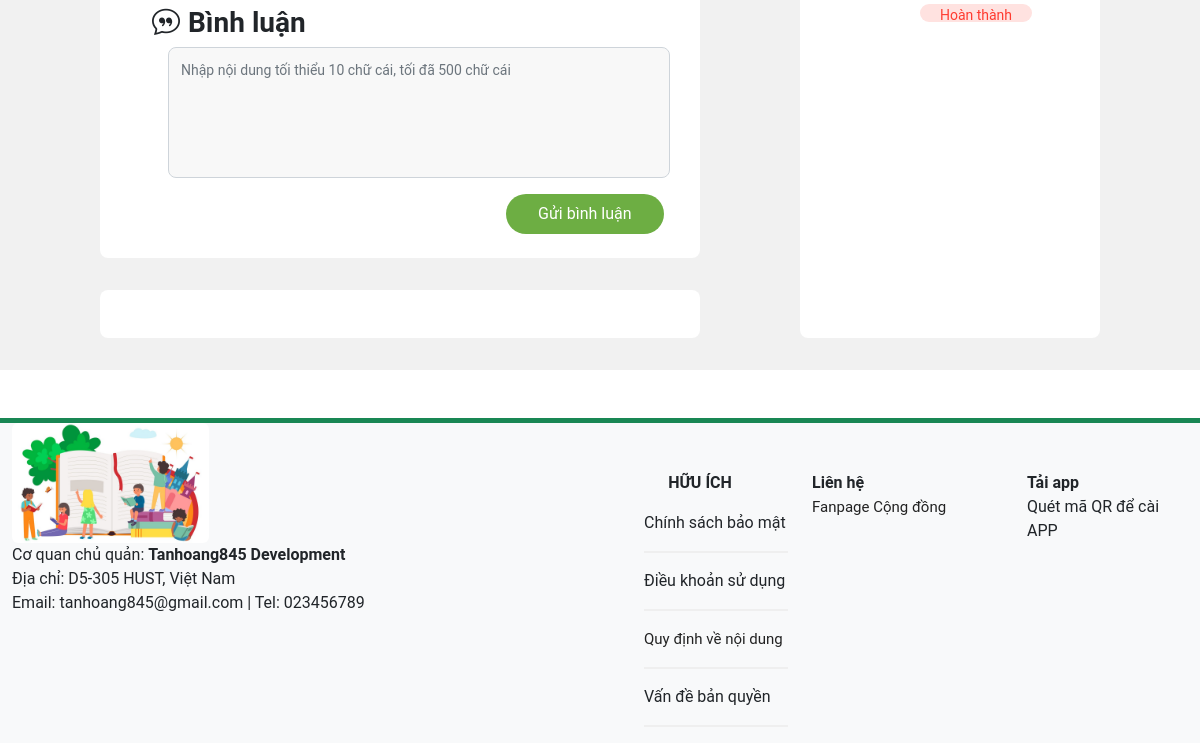
/view/detail/index.php?id=2 (lower part), run on an earlier commit of the app's database.
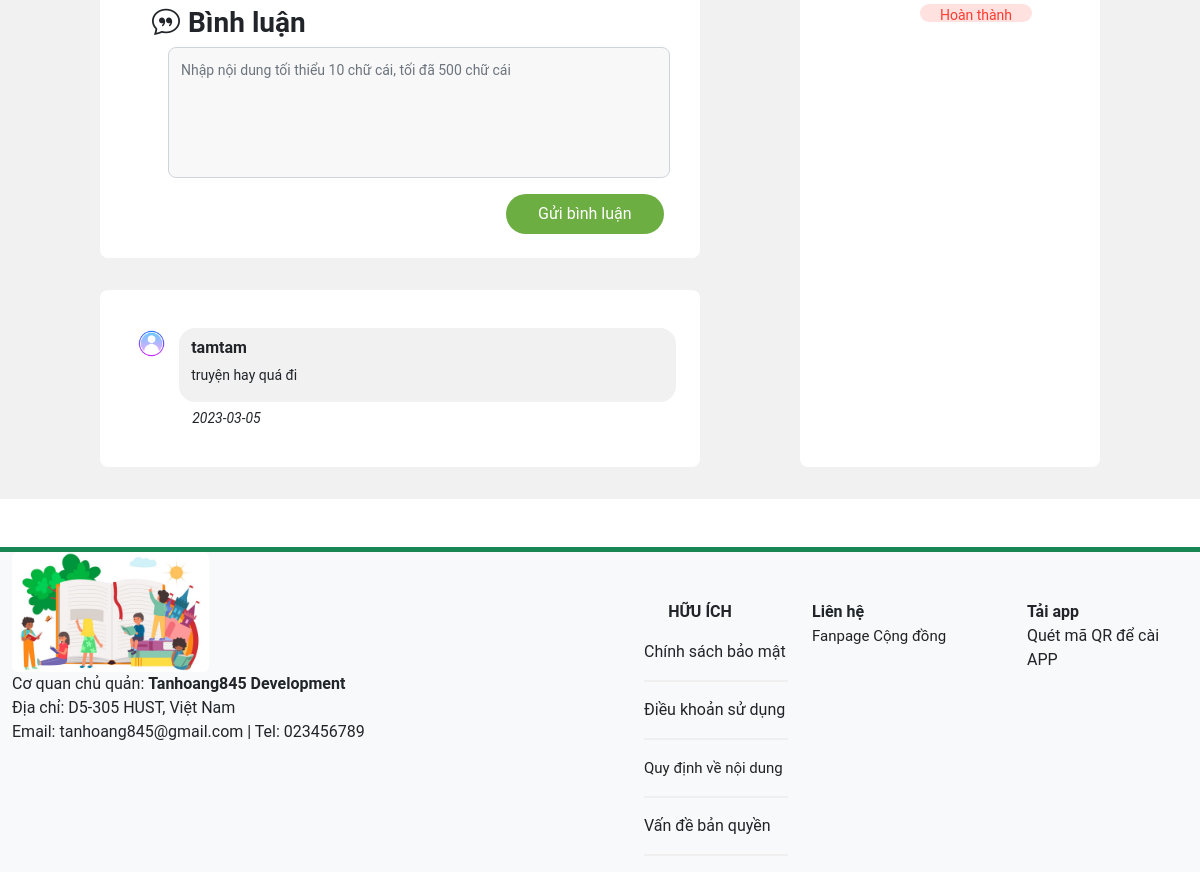
And on a later commit of the database.
### tables this page shows
CREATE TABLE `sach` (
  `ID` int(11) NOT NULL,
  `TenSach` varchar(50) DEFAULT NULL,
  `TrangThai` varchar(50) DEFAULT NULL,
  `TacGia` varchar(50) DEFAULT NULL,
  `NgayHoanThanh` date DEFAULT NULL,
  `NgaySangTac` date DEFAULT current_timestamp(),
  `SoChuong` int(11) DEFAULT NULL,
  `URLBiaSach` varchar(255) DEFAULT NULL,
  `GiaSach` int(11) DEFAULT NULL,
  `TheLoai` varchar(50) DEFAULT NULL,
  `MoTa` text NOT NULL
);

CREATE TABLE `binhluan` (
  `ID` int(11) NOT NULL,
  `NoiDung` text NOT NULL,
  `Ngay` date DEFAULT current_timestamp(),
  `SachID` int(11) NOT NULL,
  `ChuongID` int(11) DEFAULT NULL,
  `NguoiDungID` int(11) NOT NULL
);

CREATE TABLE `nguoidung` (
  `ID` int(11) NOT NULL,
  `TenDN` varchar(50) NOT NULL,
  `MatKhau` varchar(50) NOT NULL,
  `Email` varchar(50) NOT NULL,
  `SoDienThoai` varchar(50) DEFAULT NULL,
  `DiemTichLuy` int(11) DEFAULT NULL,
  `URL` varchar(255) DEFAULT NULL,
  `VaiTro` varchar(50) DEFAULT NULL
);

### config/config.php (called while the page is built, shortened)
<?php
class Database
{
    private $connect;
    private static $database;
    private function __construct()
    {
        $this->connect = mysqli_connect("localhost", "root", "", "bookweb");
    }
    public static function getInstance(): Database
    {
        if (!isset(self::$database)) self::$database =  new Database();
        return self::$database;
    }
    public function query(string $sql): array
    {
        try {
            $records = [];
            $result = mysqli_query($this->connect, $sql);
            while ($record = mysqli_fetch_array($result)) {
                array_push($records, $record);
            }
            return $records;
        } catch (\Throwable $th) {
            throw new Exception("Could not query");
        }
    }
}

### model/sach/Sach.php (called while the page is built, shortened)
<?php
require_once(__DIR__ . "\..\..\config\config.php");
class Sach
{
    public function __construct($id, $ten, $trangThai, $tacGia, $ngayHoanThanh, $ngaySangTac, $soChuong, $URLbiaSach, $giaSach, $theLoai, $moTa)
    {
        $this->trangThai = $trangThai;
        $this->theLoai = $theLoai;
    }
    public static function findById(int $id): self
    {
        $record =  Database::getInstance()->query("SELECT * FROM sach WHERE ID = $id")[0];
        $soChuong = Database::getInstance()->query("SELECT count(*) FROM chuong WHERE SachID = $id")[0];
        return new Sach(
            $record['ID'],
            $record['TenSach'],
            $record['TrangThai'],
            $record['TacGia'],
            $record['NgayHoanThanh'],
            $record['NgaySangTac'],
            $soChuong[0],
            $record['URLBiaSach'],
            $record['GiaSach'],
            $record['TheLoai'],
            $record['MoTa']
        );
    }
    public static function getListBook(int $id): array
    {
        $sach = Sach::findById($id);
        $records = array();
        $rerusl = Database::getInstance()->query("SELECT * FROM sach WHERE TheLoai = '$sach->theLoai' limit 5");
        foreach ($rerusl as $record) {
            $sach = new Sach($record[0], $record[1], $record[2], $record[3], $record[4], $record[5], $record[6], $record[7], $record[8], $record[9], $record[10]);
            array_push($records, $sach);
        }
        return $records;
    }
}
class BinhLuan
{
    public function __construct($id, $noidung, $ngay, $idSach, $idChuong, $idNguoiDung)
    {
        $this->noidung = $noidung;
        $this->ngay = $ngay;
        $this->idNguoiDung = $idNguoiDung;
    }
    public static function getCmtBySach(int $sachId): array
    {
        $records = array();
        $result = Database::getInstance()->query("SELECT * FROM binhluan WHERE SachID = $sachId");
        foreach ($result as $record) {
            $cmt = new BinhLuan($record[0], $record[1], $record[2], $record[3], $record[4], $record[5]);
            array_push($records, $cmt);
        }
        return $records;
    }
}
class User
{
    public function __construct($id, $tenDN, $matKhau, $email, $SDT, $diem, $vaiTro, $URL)
    {
        $this->tenDN = $tenDN;
    }
    public static function getUserById(int $id): User
    {
        $records = Database::getInstance()->query("SELECT * FROM nguoidung WHERE ID = $id");
        if (!isset($records[0])) throw new Exception("Could not find Chapter");
        else
            $record = $records[0];
        return new User($record[0], $record[1], $record[2], $record[3], $record[4], $record[5], $record[6], $record[7]);
    }
}

### view/detail/book-recommend.php (the view, shortened to what this page needs)
<?php
$sachs = Sach::getListBook($_GET['id']);
?>
<div class="row list-book">
    <?php
    foreach ($sachs as $sach) {
        if ($sach->id == $_GET['id']) continue;
    ?>
        <div class="row item-recommend">
            <div class="col-xs-4 col-sm-4 col-md-4 col-lg-4">
            </div>
            <div class="col-xs-8 col-sm-8 col-md-8 col-lg-8">
                <div class="status <?php if ($sach->trangThai == 'Đang ra') echo "status-dangra";
                                    else echo "status-hoanthanh"; ?>">
                    <?php echo $sach->trangThai; ?>
                </div>
            </div>
        </div>
    <?php
    }
    ?>
</div>

### view/detail/index.php (shortened to what this page needs)
<?php
include("../../model/sach/Sach.php");
$sach = Sach::findById($_GET['id']);
?>
<!DOCTYPE html>
<html lang="en">
<head>
    <link rel="stylesheet" href="../../css/bootstrap.css">
    <link rel="stylesheet" href="https://cdn.jsdelivr.net/npm/bootstrap-icons@1.5.0/font/bootstrap-icons.css">
    <link rel="stylesheet" href="../../css/style.css">
    <link rel="stylesheet" href="../../css/index.css">
    <link rel="stylesheet" href="../../css/listbook.css">
</head>
<body>
    <section>
        <?php
        include("book-other-info.php");
        ?>
    </section>
    <?php
    include("../footer/footer.php");
    ?>
</body>
</html>

### view/detail/book-other-info.php (shortened to what this page needs)
<div class="row gap-6 other-info">
    <div class="col-xs-1 col-sm-1 col-md-1 col-lg-1"></div>
    <div class="col-xs-6 col-sm-6 col-md-6 col-lg-6 book-desc">
        <?php
        include("add-book-comment.php");
        include("view-book-comment.php");
        ?>
    </div>
    <div class="col-xs-1 col-sm-1 col-md-1 col-lg-1"></div>
    <div class="col-xs-3 col-sm-3 col-md-3 col-lg-3 book-recommend">
        <?php
        include("book-recommend.php");
        ?>
    </div>
    <div class="col-xs-1 col-sm-1 col-md-1 col-lg-1"></div>
</div>

### view/detail/add-book-comment.php
<div class="row add-book-comment">
    <h3 id="cmt"><i class="bi bi-chat-quote icon-title"></i>Bình luận</h3>
    <div class="input-comment">
        <form class="row" action="../../controller/addCmt.php?id=<?= $_GET['id'] ?><?php if (isset($_GET['chapId'])) echo "&chapId=" . $_GET['chapId']; ?>" method="post">
            <textarea class=" form-control" name="comment" id="comment" rows="5" placeholder="Nhập nội dung tối thiểu 10 chữ cái, tối đã 500 chữ cái"></textarea>
            <input class=" submit-btn" type="submit" value="Gửi bình luận">
        </form>
    </div>
</div>

### view/detail/view-book-comment.php (shortened to what this page needs)
<div class="view-book-comment">
    <?php
    $binhluans = BinhLuan::getCmtBySach($_GET['id']);
    foreach ($binhluans as $cmt) {
        $user = User::getUserById($cmt->idNguoiDung);
    ?>
        <div class="row item-cmt">
            <div class="avatar">
                <img src="../../images/icon/icon-avt.png" alt="ảnh người dùng">
            </div>
            <div class="comment">
                <h6><?= $user->tenDN ?></h6>
                <p><?= $cmt->noidung ?></p>
            </div>
            <div class="row detail-cmt">
                <span class="date"><?= $cmt->ngay ?></span>
            </div>
        </div>
    <?php
    }
    ?>
</div>

### view/footer/footer.php (shortened to what this page needs)
<footer class="mt-5 mt-5 bg-light border border-success border-end-0 border-bottom-0 border-start-0 border-5">
        <div class="row .text-secondary-emphasis">
            <div class="col-6">
                <div class="col-xs-4 col-sm-4 col-md-2 col-lg-2 logo">
                    <img src="http://127.0.0.1/web_sachtruyen/images/logo/main-logo.jpg" alt="main-logo" class="rounded">
                </div>
                <div class="font-weight-medium">
                    Cơ quan chủ quản: <span class="fw-bolder">Tanhoang845 Development</span><br>
                    Địa chỉ: D5-305 HUST, Việt Nam <br>
                    Email: tanhoang845@gmail.com | Tel: 023456789
                </div>
            </div>
            <div class="col-2">
                <div class="footer-right footer-menu-list-wrap mt-5">
                    <div class="title fw-bold text-center">HỮU ÍCH</div>
                    <div class="content">
                        <ul class="footer-menu-list">
                            <li class="footer-menu-list-item">Chính sách bảo mật</li>
                            <li class="footer-menu-list-item">Điều khoản sử dụng</li>
                            <li class="footer-menu-list-item">
                                <a href="" class="">
                                    Quy định về nội dung
                                </a>
                            </li>
                            <li class="footer-menu-list-item">Vấn đề bản quyền</li>
                        </ul>
                    </div>
                </div>
            </div>
            <div class="col-2">
                <div class="footer-right footer-social-contact mt-5">
                    <div class="title fw-bold">Liên hệ</div>
                    <div class="content">
                        <div class="button-facebook-social">
                            <a class="text-center" href="https://www.facebook.com/mangvanhocso1/" target="_blank">
                                Fanpage Cộng đồng
                            </a>
                        </div>
                    </div>
                </div>
            </div>
            <div class="col-2 mt-5">
                <div class="el-col el-col-4" style="padding-left:15px;padding-right:15px;">
                    <div class="footer-right footer-app-contact">
                        <div class="title fw-bold">Tải app</div>
                        <div class="content">
                            <div class="title-qr-app">Quét mã QR để cài APP</div>
                    </div>
                </div>
            </div>
        </div>
    </footer>

### css/style.css (style rules this page uses)
* { margin: 0; padding: 0; font-family: var(--font); }
body { position: relative; }
:root { --font: Roboto, sans-serif; --font-size-sub: 14px; --font-size-content: 20px; --font-size-subtitle: 18px; --font-size-title: 24px; --font-weight: 700; --text-color: #212529; --border-img: 8px; --bg-color: rgb(255, 255, 255); }
.row { margin: 0; }
.logo { display: flex; }
.logo > img { height: 15vh; }
section { background-color: #f1f1f1; padding-bottom: 2rem; }
.status { font-size: var(--font-size-sub); padding: 2px 5px; border-radius: 12px; text-align: center; line-height: 16px; width: 8em; }
.status-hoanthanh { color: #ff3b30; background-color: #ffe2e0; }
.other-info { margin-top: 1rem; }
.other-info .book-desc { padding: 0; }
.other-info .book-recommend { background-color: var(--bg-color); border-radius: 8px; }
.content ul { list-style-type: none; }
.content li { border-bottom: 2px solid #efefef; justify-content: space-between; position: relative; padding: 1rem 0; }
.content a { color: #222222; text-decoration: none; font-size: 15px; }
.book-recommend { justify-self: flex-start; }
.add-book-comment { padding: 4%; background-color: var(--bg-color); margin-top: 2rem; margin-bottom: 2rem; border-radius: var(--border-img); }
.add-book-comment h3 { font-weight: var(--font-weight); margin-left: 1rem; }
.icon-title { margin-right: 0.5rem; }
.add-book-comment .input-comment textarea { margin-left: 2rem; background-color: #f8f8f8; border-radius: 8px; color: #606266; font-size: var(--font-size-sub); resize: none; padding: 12px; width: 95%; }
.add-book-comment .submit-btn { width: 30%; margin-left: 70%; margin-top: 1rem; padding: 8px 30px; border-radius: 20px; background-color: #6dae43; color: #fff; border: none; }
.book-recommend .list-book .item-recommend { margin-bottom: 4%; }
.view-book-comment { padding: 4%; background-color: var(--bg-color); font-size: var(--font-size-sub); width: 100%; border-radius: var(--border-img); }
.view-book-comment .item-cmt { margin: 1em 0; justify-content: flex-end; }
.view-book-comment .comment { width: 90%; border-radius: 16px; background-color: #f1f1f1; }
.view-book-comment .comment h6 { padding-top: 2%; font-weight: 700; }
.view-book-comment .avatar { width: 10%; }
.view-book-comment .avatar > img { width: 100%; border-radius: 50%; }
.view-book-comment .detail-cmt { max-width: 92%; margin-top: 6px; font-style: italic; }
.view-book-comment .detail-cmt .date { width: 50%; }
footer { background-color: #726b6b; }

### css/index.css (style rules this page uses)
.footer-menu-list, .footer-menu-list-item { list-style: none; list-style-type: none; }

### css/listbook.css (style rules this page uses)
.auth, .category, .status, .addbook { color: #b2b2b2; margin-bottom: 5px; overflow: hidden; text-overflow: ellipsis; line-height: 18px; -webkit-line-clamp: 1; max-height: 18px; display: -webkit-box; -webkit-box-orient: vertical; visibility: visible; word-break: break-all; }
.status { background-color: #ffe2e0; color: #ff3b30; }

What changed in the data, as far as the page shows it:
added binhluan: NguoiDungID.TenDN "tamtam", NoiDung "truyện hay quá đi", Ngay "2023-03-05"
